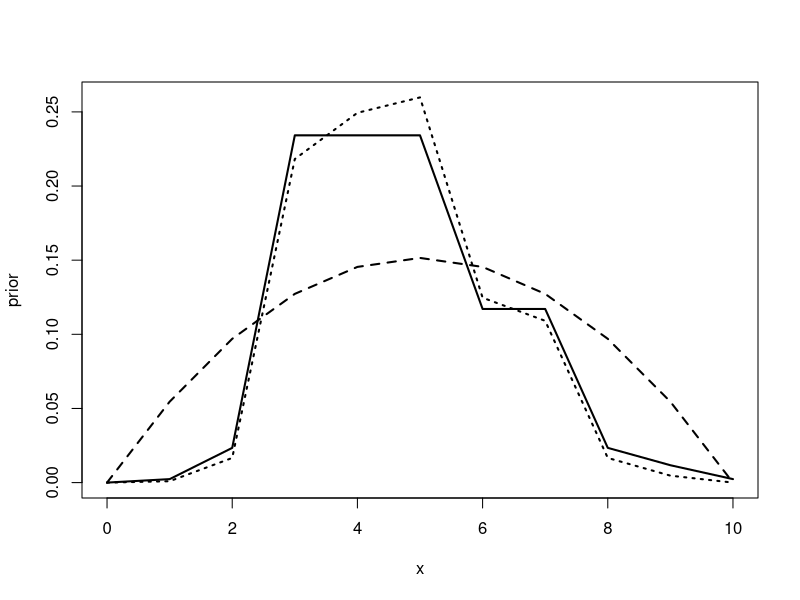
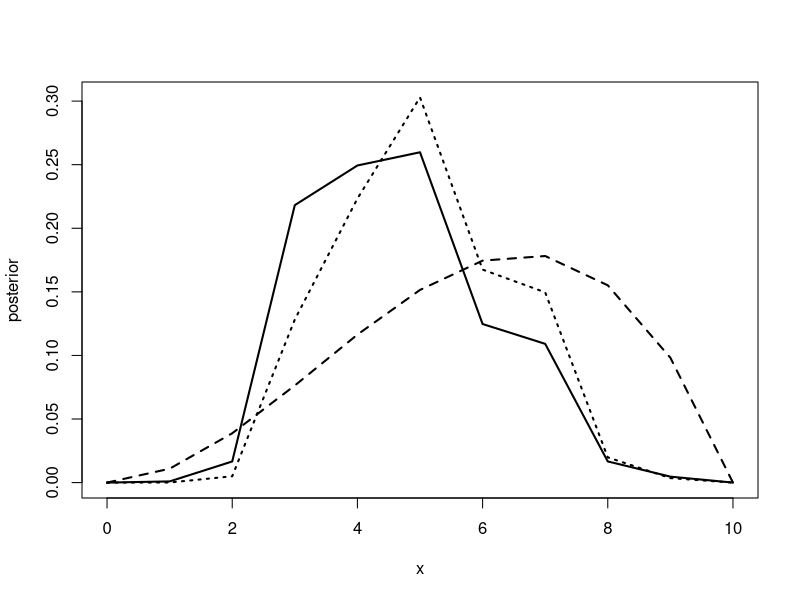
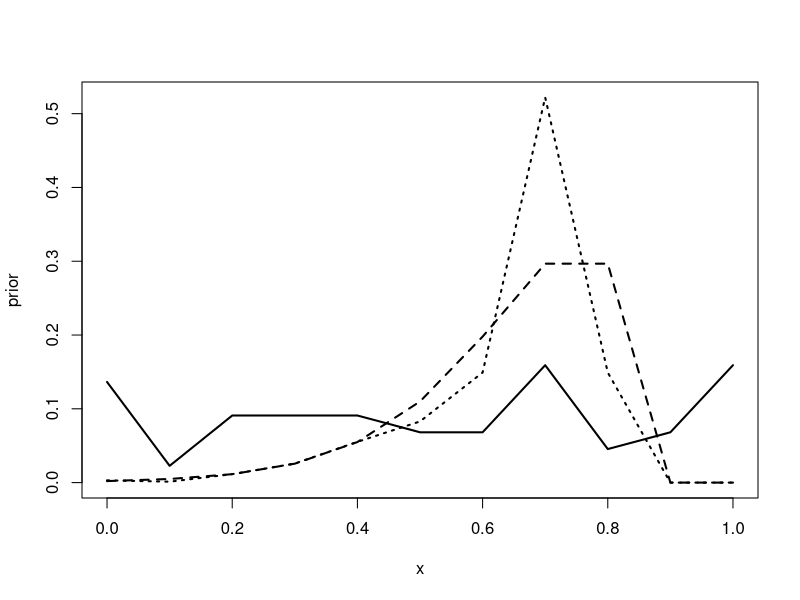
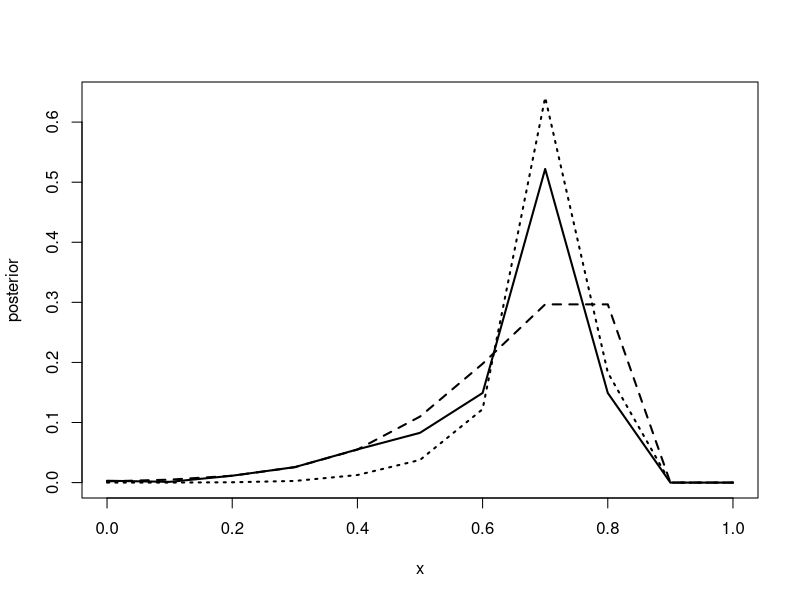

R code for these plots, in order:
# https://github.com/rmcelreath/stat_rethinking_2026

# # Homework A1 - coin toss honesty 
# # coin toss
# sample(c("H", "T"), size = 10, replace = TRUE)
 
# Question to answer: How many ways are there to get 8 people claiming the prize, if 5 participants are honest?
# If honest: 50% chance of winning
# If dishonest: 100% chance of winning
# Assume 5 honest and 5 dishonest people 

# Q1: How many possible paths are there for 8 successes if everyone is honest?
# Q2: How many if 5 people are dishonest?
# Q3: How many honest people optimises the chance of 8 wins?
# BONUS: Experiment with Bayesian updating

# generating a matrix of all possible outcomes
# fixed properties of the experiment
n_total <- 10
sides_of_die <- 2

n_dishonest_vals <- 0:n_total
win_total_vals <- 6:9

ways_to_get_outcome <- outer(
  n_dishonest_vals,
  win_total_vals,
  Vectorize(function(n_dishonest, win_total) {
    
    # for debugging
    # n_dishonest <- 5
    # win_total <- 8
    
    n_honest <- n_total - n_dishonest
    honest_win <- win_total - n_dishonest
    if (n_dishonest > win_total) {
      0
    } else {
      (sides_of_die ^ n_dishonest) *
        (choose(n_honest,honest_win)) 
    }
  })
)

# add readable labels
rownames(ways_to_get_outcome) <- paste0("n_dishonest=", n_dishonest_vals)
colnames(ways_to_get_outcome) <- paste0("wins=", win_total_vals)
outcome_matrix <- as.matrix(ways_to_get_outcome)


result <- round(sweep(outcome_matrix, 2, colSums(outcome_matrix), "/"),2)

# So, if we're observing 8 or more wins, there is only a 2% chance everyone is honest

# continuation of the globe tossing simulation

n_start <- 2
sides_of_globe <- 10
p <- 7 / sides_of_globe
sample_start <- rbinom(n_start, size = 1, prob = p)
water_start <- sum(sample_start)
earth_start <- n_start - water_start

water_sides_vals <- 0:sides_of_globe
paths_count <- sapply(water_sides_vals, function(water_sides) {
  p <- water_sides / sides_of_globe
  (sides_of_globe*p)^water_start * (sides_of_globe*(1-p))^earth_start
})

# applying bayes rule to get to proportions and use a prior
# (P(p_water | data) = P(data | p_water) * P(p_water)/ P(data)
weights <- c(0, 1, 10, 100, 100, 100, 50, 50, 10, 5, 1)
prior <- weights / sum(weights)

likelihood <- paths_count / sum(paths_count)
posterior_count <- (paths_count * weights) 
posterior <- posterior_count / sum(posterior_count)

x <- 0:10
plot(x, prior, type = "l",lwd = 2, lty =1,
     ylim = range(prior, likelihood, posterior))
lines(x, likelihood, lwd = 2, lty = 2)
lines(x, posterior, lwd = 2, lty = 3)

n_update <- 3
sample_update <- rbinom(n_update, size = 1, prob = p)
water_update <- sum(sample_update)
earth_update <- n_update - water_update

water_sides_vals <- 0:sides_of_globe
paths_count_update <- sapply(water_sides_vals, function(water_sides) {
  p <- water_sides / sides_of_globe
  (sides_of_globe*p)^water_update * (sides_of_globe*(1-p))^earth_update
})


likelihood_update <- paths_count_update / sum(paths_count_update)
posterior_update <- (paths_count_update * posterior_count) / sum(paths_count_update * posterior_count)

x <- 0:10
plot(x, posterior, type = "l",lwd = 2, lty =1,
     ylim = range(posterior, likelihood_update, posterior_update))
lines(x, likelihood_update, lwd = 2, lty = 2)
lines(x, posterior_update, lwd = 2, lty = 3)

posterior_count <- paths_count_update * posterior_count
posterior <- posterior_count / sum(posterior_count) 


# updating of RAG

n_start <- 10
sides_of_globe <- 3
p_dishonest <- 0.7
p_win <- 1 / sides_of_globe
p_dishonesty_steps <- 10

dishonesty_sample_start <- rbinom(n_start, size = 1, prob = p_dishonest)
result_sample_start <- dishonesty_sample_start + rbinom(n_start, size = 1, prob = p_win)
win_sample_start <- sum(result_sample_start>0)

p_dishonest_vals <- (0:p_dishonesty_steps)/p_dishonesty_steps
paths_count <- sapply(p_dishonest_vals, function(p_dishonest) {
n_dishonest <- round(p_dishonest * n_start)
n_honest <- n_start - n_dishonest
n_honest_win <- win_sample_start - n_dishonest
n_honest_loss <- n_honest - n_honest_win
if(n_dishonest>win_sample_start){
  0
  } 
else {
  (sides_of_globe)^(n_dishonest) *
    choose(
      n_honest,
      n_honest_win
    )
}
})

# applying bayes rule to get to proportions and use a prior
# (P(p_water | data) = P(data | p_water) * P(p_water)/ P(data)
weights <- rpois(p_dishonesty_steps+1,5)
prior <- weights / sum(weights)

likelihood <- paths_count / sum(paths_count)
posterior_count <- (paths_count * weights) 
posterior <- posterior_count / sum(posterior_count)

x <- 0:p_dishonesty_steps /p_dishonesty_steps
plot(x, prior, type = "l",lwd = 2, lty =1,
     ylim = range(prior, likelihood, posterior))
lines(x, likelihood, lwd = 2, lty = 2)
lines(x, posterior, lwd = 2, lty = 3)
sprintf("this sample had %i out of %i winners (%i%%)", win_sample_start, n_start,100*round(win_sample_start/n_start,1))


n_update <- 10
dishonesty_sample_update <- rbinom(n_update, size = 1, prob = p_dishonest)
result_sample_update <- dishonesty_sample_update + rbinom(n_update, size = 1, prob = p_win)
win_sample_update <- sum(result_sample_update>0)

p_dishonest_vals <- (0:p_dishonesty_steps)/p_dishonesty_steps
paths_count_update <- sapply(p_dishonest_vals, function(p_dishonest) {
  n_dishonest <- round(p_dishonest * n_update)
  n_honest <- n_update - n_dishonest
  n_honest_win <- win_sample_update - n_dishonest
  n_honest_loss <- n_honest - n_honest_win
  if(n_dishonest>win_sample_start){
    1
  } 
  else {
    ((sides_of_globe)^(n_dishonest)) *
      choose(
        n_honest,
        n_honest_win
      )
  }
})


likelihood_update <- paths_count_update / sum(paths_count_update)
posterior_update <- (paths_count_update * posterior_count) / sum(paths_count_update * posterior_count)

x <- (0:p_dishonesty_steps)/p_dishonesty_steps
plot(x, posterior, type = "l",lwd = 2, lty =1, 
     ylim = range(posterior, likelihood_update, posterior_update))
lines(x, likelihood_update, lwd = 2, lty = 2)
lines(x, posterior_update, lwd = 2, lty = 3)

posterior_count <- paths_count_update * posterior_count
posterior <- posterior_count / sum(posterior_count) 
sprintf("this sample had %i out of %i winners (%i%%)", win_sample_update, n_update,100*round(win_sample_update/n_update,1))
        